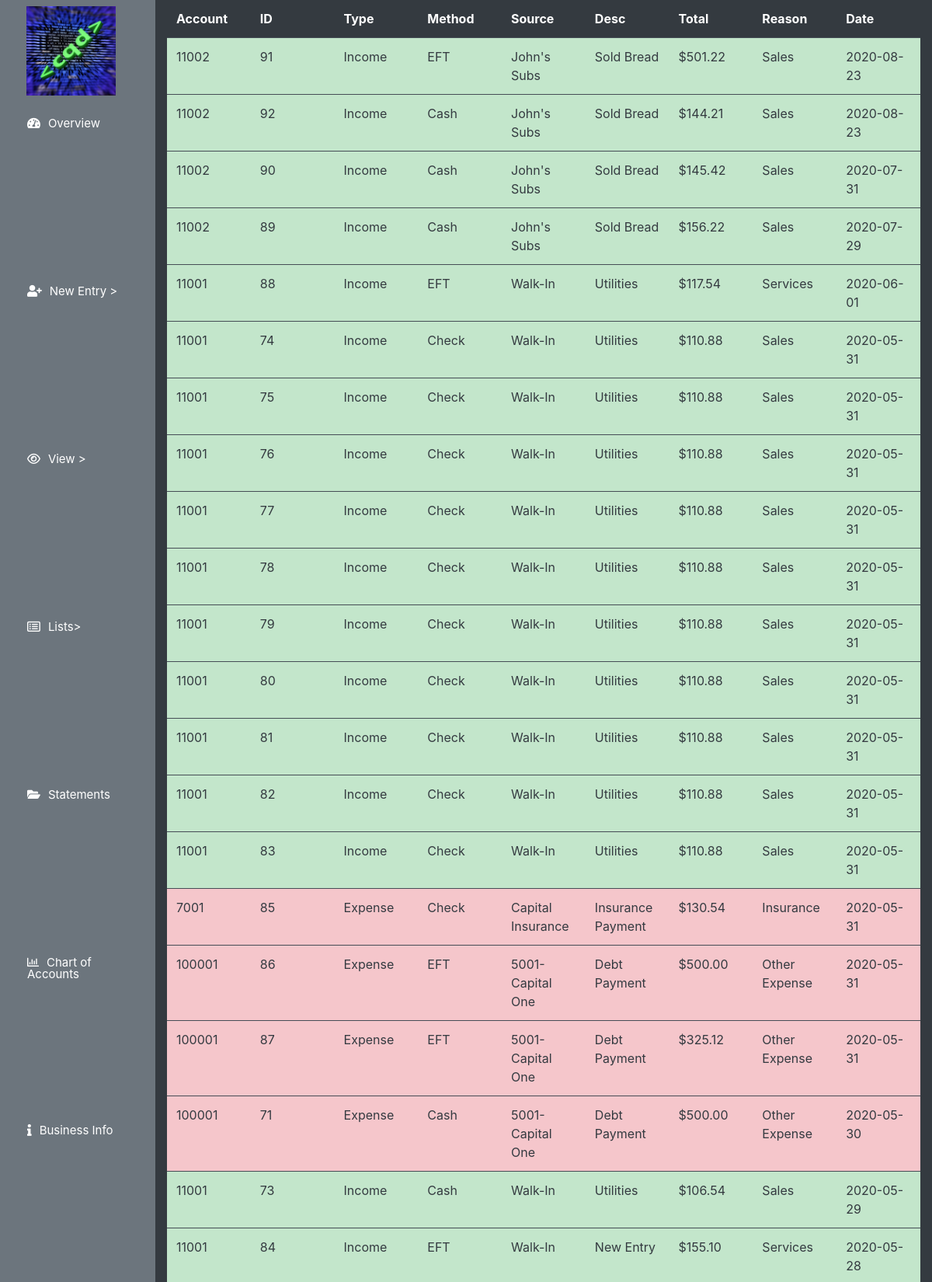
Page /transactions (signed in, upper part) on the committed database.
### flow/models.py (models this page shows, shortened)
class usersTable(db.Model, UserMixin):
    id = db.Column(db.Integer, primary_key=True)
    fname = db.Column(db.String(255), nullable=False)
    lname = db.Column(db.String(255), nullable=False)
    email = db.Column(db.String(255), unique=True, nullable=False)
    username = db.Column(db.String(255), unique=True, nullable=False)
    password = db.Column(db.String(255), nullable=False)
    joined = db.Column(db.Date, nullable=False)
    businessname = db.Column(db.String(255), nullable=False)
    businessnumber = db.Column(db.String(255), nullable=False)
    businessaddress = db.Column(db.String(255), nullable=False)
    businesscity = db.Column(db.String(255), nullable=False)
    businessstate = db.Column(db.String(50))
    businesszip = db.Column(db.Integer)
    businesswebsite = db.Column(db.String(255))
    fiscalyearstart = db.Column(db.Date, nullable=False)
    fiscalyearend = db.Column(db.Date, nullable=False)
    businesslogo = db.Column(db.String(255), nullable=False)
    member = db.Column(db.Boolean, nullable = False)
    lastpaydate = db.Column(db.Date)
    subuser = db.relationship('subuserTable', backref='user', lazy=True)
    account = db.relationship('accountTable', backref='user', lazy=True)
    vendor = db.relationship('vendorTable', backref='user', lazy=True)
    customer = db.relationship('customerTable', backref='user', lazy=True)
    debt = db.relationship('debtTable', backref='user', lazy=True)
    investment = db.relationship('investmentTable', backref='user', lazy=True)

class transactionTable(db.Model):
    accountid = db.Column(db.Integer, nullable=False)
    userid = db.Column(db.Integer,nullable=False)
    transactionid = db.Column(db.Integer, primary_key=True, nullable=False)
    transactiontype = db.Column(db.String(255), nullable=False)
    transactionsource = db.Column(db.String(255), nullable=False)
    transactionmethod = db.Column(db.String(255), nullable=False)
    pretaxtotal = db.Column(db.Float)
    transactiondescription = db.Column(db.String(255), nullable=False)
    salestax = db.Column(db.Float, nullable=False)
    totalamount = db.Column(db.Float)
    transactiondate = db.Column(db.Date, nullable=False)
    transactionreason = db.Column(db.String(255), nullable=False)

### flow/views_trans.py (the view, shortened to what this page needs)
@app.route('/transactions', methods=['GET', 'POST'])
@login_required
def transactions():
    try:
        transactions = transactionTable.query.filter_by(userid=current_user.id).order_by(desc(transactionTable.transactiondate)).limit(250).all()
    except(AttributeError, SQLAlchemy.exc.OperationalError):
        transactions = transactionTable.query.filter_by(userid=current_user.id).order_by(desc(transactionTable.transactiondate)).limit(250).all()
    add2 = Decimal(10) ** -2
    form1 = TransactionFormRange()
    form2 = TransactionDeleteForm()
    form3 = TransactionModifyForm()
    if form1.validate_on_submit():
        return redirect(url_for('transactionsAdjusted'))
    for transaction in transactions:
        new = Decimal(transaction.totalamount).quantize(add2)
        transaction.totalamount = "{:,}".format(new)
    return render_template('transactions.html', rows = transactions, form1=form1, form2=form2, form3=form3)

### flow/models.py (called while the page is built)
@login_manager.user_loader
def load_user(userid):
    return usersTable.query.get(userid)

### flow/templates/transactions.html (shortened to what this page needs)
{% extends "main_template.html" %}
{% block bodytag %}
<body class="vh-100 vw-100">
    {% endblock %}
    {% block content %}
    <div class="col-10 h-100 bg-dark">
        <div class="col-12 h-90 bg-dark well">
            <table class="table table-scroll bg-dark table-dark col-12 h-90 text-left">
                <thead>
                    <tr>
                        <th scope="column">Account</th>
                        <th scope="column">ID</th>
                        <th scope="column">Type</th>
                        <th scope="column">Method</th>
                        <th scope="column">Source</th>
                        <th scope="column">Desc</th>
                        <th scope="column">Total</th>
                        <th scope="column">Reason</th>
                        <th scope="column">Date</th>
                    </tr>
                </thead>
                <tbody>
                    {% for row in rows %}
                    {% if row.transactiontype != 'Investment' %}
                    <tr class="clickable-row" data-href="{{url_for('transactionDetails', id=row.transactionid)}}">
                        <td>{{row.accountid}}</td>
                        <td>{{row.transactionid}}</td>
                        <td>{{row.transactiontype}}</td>
                        <td>{{row.transactionmethod}}</td>
                        <td>{{row.transactionsource}}</td>
                        <td>{{row.transactiondescription}}</td>
                        <td>${{row.totalamount}}</td>
                        <td>{{row.transactionreason}}</td>
                        <td>{{row.transactiondate}}</td>
                    </tr>
                    {% endif %}
                    {% endfor %}
                </tbody>
            </table>
        </div>
    </div>
    </div>
    {% endblock %}

### flow/templates/main_template.html (shortened to what this page needs)
{% import "bootstrap/wtf.html" as wtf %}
<!DOCTYPE html>
<html lang="en">
<head>
    <link rel="stylesheet" href="{{ url_for('static', filename='assets/css/main.css') }}">
    <link rel="stylesheet" href="{{ url_for('static', filename='assets/css/bootstrap-grid.min.css') }}">
    <link rel="stylesheet" href="{{ url_for('static', filename='assets/css/bootstrap-reboot.min.css') }}">
    <link rel="stylesheet" href="{{ url_for('static', filename='assets/css/bootstrap.min.css') }}">
    <link rel="stylesheet" href="{{ url_for('static', filename='assets/css/Chart.css') }}">
    <link rel="stylesheet" href="path/to/font-awesome/css/font-awesome.min.css">
    <link rel="stylesheet" href="https://cdnjs.cloudflare.com/ajax/libs/font-awesome/5.10.2/css/all.css">
</head>
{% block bodytag %}{% endblock %}
<div class="row w-100 bg-light no-gutters contentArea">
    <div class="navArea col-2 bg-secondary h-100">
        <div class="h-90">
            <div class="col-11 text-center">
                <img src="{{ url_for('static', filename='business_logos/' + current_user.businesslogo) }}" alt="Flow"
                    class="w-75 mt-2 mb-2">
            </div>
            <nav class="col-12 mx-auto h-75">
                <div class="modernnav h-100" id="navbarSupportedContent" style="font-size: small;">
                    <ul class="navbar-nav h-100">
                        <li id="nav-item" style="height: 8%;">
                            <a id="nav-link" href="{{url_for('overview')}}"><i
                                    class="fas fa-tachometer-alt"></i>Overview</a>
                        </li>
                        <div class="dropdown-few" style="height: 8%; width: 100%;">
                            <li id="nav-item" style="height: 100%; width: 100%;">
                                <a id="nav-link"><i class="fa fa-user-plus" aria-hidden="true"></i>New Entry ></a>
                        </div>
                        <div class="dropdown-few" style="height: 8%; width: 100%;">
                            <li id="nav-item" style="height: 100%; width: 100%;">
                                <a id="nav-link"><i class="fa fa-eye" aria-hidden="true"></i>View ></a>
                        </div>
                        <div class="dropdown-few" style="height: 8%; width: 100%;">
                            <li id="nav-item" style="height: 100%; width: 100%;">
                                <a id="nav-link"><i class="fa fa-list-alt" aria-hidden="true"></i>Lists></a>
                        </div>
                        <li id="nav-item" style="height: 8%;">
                            <a id="nav-link" href="{{url_for('statements')}}"><i class="fa fa-folder-open"
                                    aria-hidden="true"></i>Statements</a>
                        </li>
                        <li id="nav-item" style="height: 8%;">
                            <a id="nav-link" href="{{url_for('accountChart')}}"><i
                                    class="far fa-chart-bar"></i>Chart of Accounts</a>
                        </li>
                        <li id="nav-item" style="height: 8%;">
                            <a id="nav-link" href="{{url_for('businessInfo')}}"><i class="fa fa-info"
                                    aria-hidden="true"></i>Business Info</a>
                        </li>
                        <li id="nav-item" style="height: 8%;">
                            <a id="nav-link" href="{{url_for('feedback')}}">Feedback</a>
                        </li>
                    </ul>
                </div>
            </nav>
        </div>
    </div>
    {% if current_user.member == True %}
    {% block content %} {% endblock %}
    {% endif %}
    </body>
</html>

### flow/static/assets/css/main.css (style rules this page uses)
.contentArea { height: 100%; }
.well { height: 100%; }
.table-scroll tbody { position: absolute; overflow-y: scroll; height: 100%; }
.table-scroll tr { width: 100%; table-layout: fixed; display: inline-table; }
.table-scroll thead>tr>th { border: none; }
.h-90 { height: 90%; }

### flow/templates/main_template.html (style rules this page uses)
* { margin: 0; padding: 0; }
i { margin-right: 10px; }
#navbarSupportedContent li { list-style-type: none; float: left; }
#navbarSupportedContent ul li a { color: white; text-decoration: none; line-height: 100%; font-size: 15px; display: inline-block; padding: 20px 20px; transition-duration: 0.25s; transition-timing-function: cubic-bezier(0.68, -0.55, 0.265, 1.55); position: relative; }
.dropdown-few { position: relative; display: inline-block; }

### rows in the picture
usersTable: businesslogo (picture)
transactionTable: accountid "11002", transactionid "91", transactiontype "Income", transactionmethod "EFT", transactionsource "John's Subs", transactiondescription "Sold Bread", totalamount "501.22", transactionreason "Sales", transactiondate "2020-08-23"
transactionTable: accountid "11002", transactionid "92", transactiontype "Income", transactionmethod "Cash", transactionsource "John's Subs", transactiondescription "Sold Bread", totalamount "144.21", transactionreason "Sales", transactiondate "2020-08-23"
transactionTable: accountid "11002", transactionid "90", transactiontype "Income", transactionmethod "Cash", transactionsource "John's Subs", transactiondescription "Sold Bread", totalamount "145.42", transactionreason "Sales", transactiondate "2020-07-31"
transactionTable: accountid "11002", transactionid "89", transactiontype "Income", transactionmethod "Cash", transactionsource "John's Subs", transactiondescription "Sold Bread", totalamount "156.22", transactionreason "Sales", transactiondate "2020-07-29"
transactionTable: accountid "11001", transactionid "88", transactiontype "Income", transactionmethod "EFT", transactionsource "Walk-In", transactiondescription "Utilities", totalamount "117.54", transactionreason "Services", transactiondate "2020-06-01"
transactionTable: accountid "11001", transactionid "74", transactiontype "Income", transactionmethod "Check", transactionsource "Walk-In", transactiondescription "Utilities", totalamount "110.88", transactionreason "Sales", transactiondate "2020-05-31"
transactionTable: accountid "11001", transactionid "75", transactiontype "Income", transactionmethod "Check", transactionsource "Walk-In", transactiondescription "Utilities", totalamount "110.88", transactionreason "Sales", transactiondate "2020-05-31"
transactionTable: accountid "11001", transactionid "76", transactiontype "Income", transactionmethod "Check", transactionsource "Walk-In", transactiondescription "Utilities", totalamount "110.88", transactionreason "Sales", transactiondate "2020-05-31"
transactionTable: accountid "11001", transactionid "77", transactiontype "Income", transactionmethod "Check", transactionsource "Walk-In", transactiondescription "Utilities", totalamount "110.88", transactionreason "Sales", transactiondate "2020-05-31"
transactionTable: accountid "11001", transactionid "78", transactiontype "Income", transactionmethod "Check", transactionsource "Walk-In", transactiondescription "Utilities", totalamount "110.88", transactionreason "Sales", transactiondate "2020-05-31"
transactionTable: accountid "11001", transactionid "79", transactiontype "Income", transactionmethod "Check", transactionsource "Walk-In", transactiondescription "Utilities", totalamount "110.88", transactionreason "Sales", transactiondate "2020-05-31"
transactionTable: accountid "11001", transactionid "80", transactiontype "Income", transactionmethod "Check", transactionsource "Walk-In", transactiondescription "Utilities", totalamount "110.88", transactionreason "Sales", transactiondate "2020-05-31"
transactionTable: accountid "11001", transactionid "81", transactiontype "Income", transactionmethod "Check", transactionsource "Walk-In", transactiondescription "Utilities", totalamount "110.88", transactionreason "Sales", transactiondate "2020-05-31"
transactionTable: accountid "11001", transactionid "82", transactiontype "Income", transactionmethod "Check", transactionsource "Walk-In", transactiondescription "Utilities", totalamount "110.88", transactionreason "Sales", transactiondate "2020-05-31"
transactionTable: accountid "11001", transactionid "83", transactiontype "Income", transactionmethod "Check", transactionsource "Walk-In", transactiondescription "Utilities", totalamount "110.88", transactionreason "Sales", transactiondate "2020-05-31"
transactionTable: accountid "7001", transactionid "85", transactiontype "Expense", transactionmethod "Check", transactionsource "Capital Insurance", transactiondescription "Insurance Payment", totalamount "130.54", transactionreason "Insurance", transactiondate "2020-05-31"
transactionTable: accountid "100001", transactionid "86", transactiontype "Expense", transactionmethod "EFT", transactionsource "5001-Capital One", transactiondescription "Debt Payment", totalamount "500.00", transactionreason "Other Expense", transactiondate "2020-05-31"
transactionTable: accountid "100001", transactionid "87", transactiontype "Expense", transactionmethod "EFT", transactionsource "5001-Capital One", transactiondescription "Debt Payment", totalamount "325.12", transactionreason "Other Expense", transactiondate "2020-05-31"
transactionTable: accountid "100001", transactionid "71", transactiontype "Expense", transactionmethod "Cash", transactionsource "5001-Capital One", transactiondescription "Debt Payment", totalamount "500.00", transactionreason "Other Expense", transactiondate "2020-05-30"
transactionTable: accountid "11001", transactionid "73", transactiontype "Income", transactionmethod "Cash", transactionsource "Walk-In", transactiondescription "Utilities", totalamount "106.54", transactionreason "Sales", transactiondate "2020-05-29"
transactionTable: accountid "11001", transactionid "84", transactiontype "Income", transactionmethod "EFT", transactionsource "Walk-In", transactiondescription "New Entry", totalamount "155.10", transactionreason "Services", transactiondate "2020-05-28"
